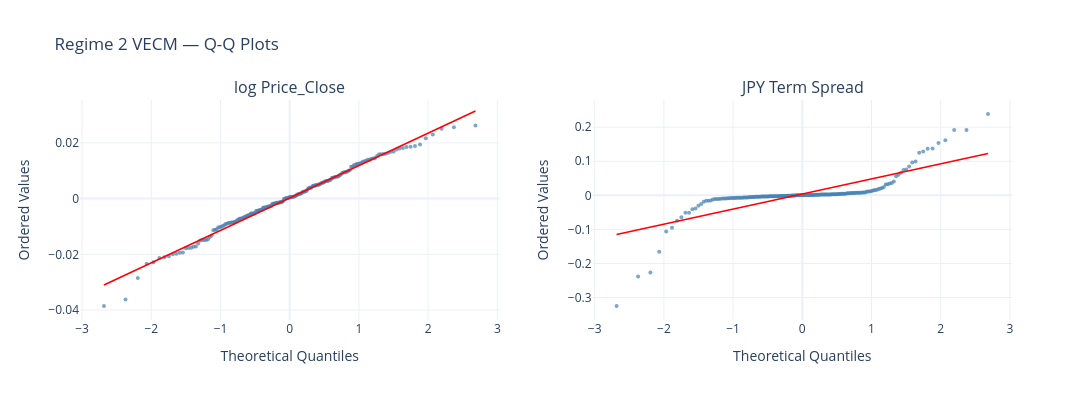

Write notebook code for a chart like this one.
### Code cell
import plotly.graph_objects as go
from plotly.subplots import make_subplots
from scipy import stats
import numpy as np

resids    = results_r2.resid
var_names = r2_endog.columns.tolist()

fig = make_subplots(rows=1, cols=len(var_names),
                    subplot_titles=var_names)

for i, var in enumerate(var_names):
    r = resids[:, i]
    
    # Get theoretical and ordered quantiles
    (theoretical_q, ordered_q), (slope, intercept, _) = stats.probplot(r, dist='norm')
    
    # Scatter points
    fig.add_trace(
        go.Scatter(
            x=theoretical_q,
            y=ordered_q,
            mode='markers',
            marker=dict(color='steelblue', size=4, opacity=0.7),
            name=var,
            showlegend=False
        ),
        row=1, col=i+1
    )
    
    # Reference line
    x_line = np.array([min(theoretical_q), max(theoretical_q)])
    y_line = slope * x_line + intercept
    
    fig.add_trace(
        go.Scatter(
            x=x_line,
            y=y_line,
            mode='lines',
            line=dict(color='red', width=1.5),
            showlegend=False
        ),
        row=1, col=i+1
    )
    
    # Axis labels
    fig.update_xaxes(title_text='Theoretical Quantiles', row=1, col=i+1)
    fig.update_yaxes(title_text='Ordered Values',        row=1, col=i+1)

fig.update_layout(
    title='Regime 2 VECM — Q-Q Plots',
    template='plotly_white',
    height=400,
    width=1100
)

fig.show()

### Figure 1 — Plotly figure (JSON) as saved in the notebook; plotly's stock layout.template omitted (floating-point values rounded to 4 significant figures; data arrays with more than 128 entries replaced by an {"elided": "..."} marker saying what was removed)
{"data": [{"marker": {"color": "steelblue", "opacity": 0.7, "size": 4}, "mode": "markers", "name": "log Price_Close", "showlegend": false, "type": "scatter", "x": {"elided": "190 float values"}, "xaxis": "x", "y": {"elided": "190 float values"}, "yaxis": "y"}, {"line": {"color": "red", "width": 1.5}, "mode": "lines", "showlegend": false, "type": "scatter", "x": [-2.684, 2.684], "xaxis": "x", "y": [-0.03102, 0.03143], "yaxis": "y"}, {"marker": {"color": "steelblue", "opacity": 0.7, "size": 4}, "mode": "markers", "name": "JPY Term Spread", "showlegend": false, "type": "scatter", "x": {"elided": "190 float values"}, "xaxis": "x2", "y": {"elided": "190 float values"}, "yaxis": "y2"}, {"line": {"color": "red", "width": 1.5}, "mode": "lines", "showlegend": false, "type": "scatter", "x": [-2.684, 2.684], "xaxis": "x2", "y": [-0.115, 0.1228], "yaxis": "y2"}], "layout": {"annotations": [{"font": {"size": 16}, "showarrow": false, "text": "log Price_Close", "x": 0.225, "xanchor": "center", "xref": "paper", "y": 1, "yanchor": "bottom", "yref": "paper"}, {"font": {"size": 16}, "showarrow": false, "text": "JPY Term Spread", "x": 0.775, "xanchor": "center", "xref": "paper", "y": 1, "yanchor": "bottom", "yref": "paper"}], "height": 400, "title": {"text": "Regime 2 VECM — Q-Q Plots"}, "width": 1100, "xaxis": {"anchor": "y", "domain": [0, 0.45], "title": {"text": "Theoretical Quantiles"}}, "xaxis2": {"anchor": "y2", "domain": [0.55, 1], "title": {"text": "Theoretical Quantiles"}}, "yaxis": {"anchor": "x", "domain": [0, 1], "title": {"text": "Ordered Values"}}, "yaxis2": {"anchor": "x2", "domain": [0, 1], "title": {"text": "Ordered Values"}}}}
